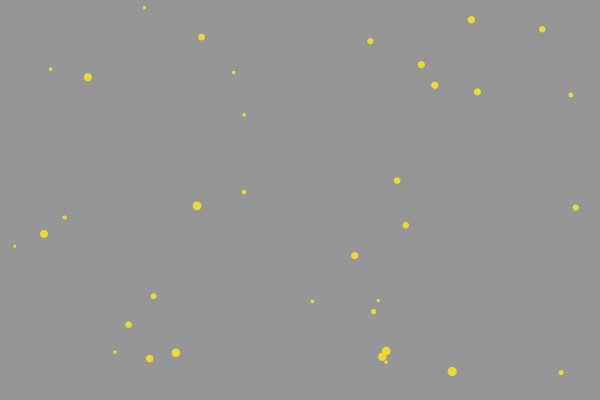
Frame 1 (no input)
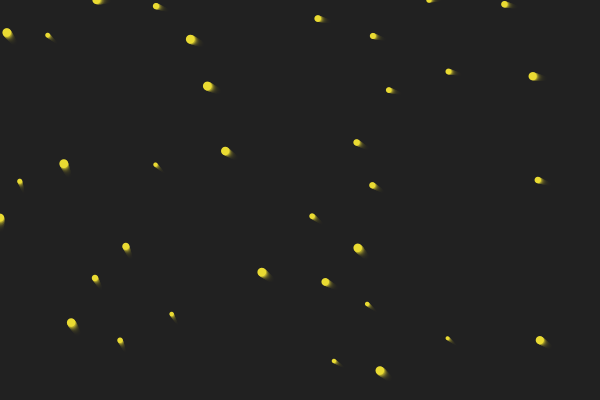
Frame 60 (the mouse pressed at the canvas centre just before this capture)
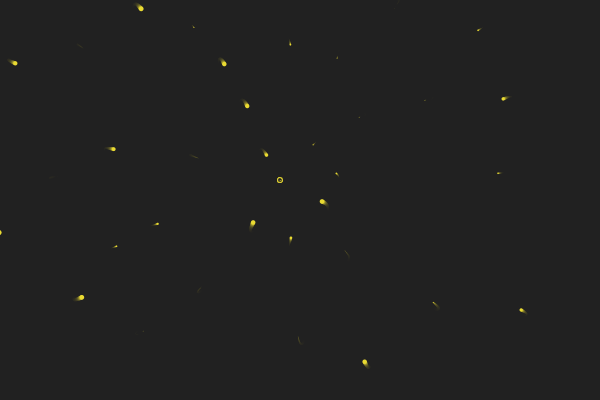
Frame 120 (the mouse held since frame 60 and released just before this capture)

The Processing sketch that drew these frames (run headless with seeded random() and noise(); from frame 60 on, the mouse is pressed at the canvas centre):

// Processing sketch: HomeWork2_Fireflies_020712B_AttractRepel
// ── HomeWork2_Fireflies_020712B_AttractRepel.pde
Firefly [] firefly= new Firefly[35];
Mate m;

void setup() {
  size(600, 400);
  //  background(32, 32, 32);
  smooth();
  frameRate(25);
  //issue Firefly objects with random size radius
  for (int i=0; i< firefly.length; i++) {
    firefly[i] =new Firefly(int(random(0, 1)));
  }
  //issue new mate object
    m = new Mate();
  
}

void draw() { 
  noStroke();
  //Background
  fill(32, 32, 32, 80);
  rect(0, 0, width, height);
  
  //Draw the Mate Object
  m.display();
  //Draw Fireflies and Actvity
  for (int i=0; i< firefly.length; i++) {
   //Fireflies are repeled by one another
    for (int j = 0; j < firefly.length; j++) {
      if (i != j) {
        PVector repelforce = firefly[j].repel(firefly[i]);
        firefly[i].applyForce(repelforce);
      }}
    //Fireflies are attracted to the Mate  
    PVector attractforce = m.attract(firefly[i]);
    firefly[i].applyForce(attractforce);
    firefly[i].movement();//Movement of the fireflies
    firefly[i].render();//displaying the fireflies
    firefly[i].inwindow();//Keep fireflies in the window
  }
}


// ── Mate.pde
class Mate{
//  float Mass 
  float ellipseRad;
  PVector location;
  float g;
  int growShrink;
  
  
  Mate(){
//    location = new PVector(width/2,height/2);
    
//    g=20;
    ellipseRad=random(3, 15);
    g=5000;
  }
//Function to Accept Firefly Object and determine PVector Force which is
//returned as the attraction force in this case
  PVector attract(Firefly firefly){
    PVector force = PVector.sub(location,firefly.location); //Create a new force vector based off the distance from the Mate to the Firefly    
    float distance = force.mag();// Get the actual length of that vector                                 
    distance = constrain(distance,5.0,25.0);                                
    force.normalize();                                            
    float strength = (g * ellipseRad * ellipseRad) / (distance * distance);
    force.mult(strength);                                         
    return force;
  }


  void display() {
    location = new PVector(mouseX-20,mouseY-20);
//    fill(209, 40, 43); 
    noFill();
    stroke(234, 219, 50);
    strokeWeight(ellipseRad/5+.25);    
    if (ellipseRad > 9) {
      growShrink = 0;
    } 
    else if (ellipseRad < 0) {
      growShrink = 1;
    }
    if (growShrink == 1) {
      ellipseRad += random(.2, .25);
    } 
    else if ( growShrink== 0) {
      ellipseRad -=random(.2, .25);
    }
    ellipse(location.x,location.y,ellipseRad*2,ellipseRad*2);
  } 
  
}

// ── firefly.pde
class Firefly {
  float ellipseRad, topSpeed, growShrink;
  PVector location, velocity, acceleration, noff;
  int dir;
  float g;  

  Firefly(int tempGrowShrink) {
    ellipseRad=random(3, 10);
    growShrink=tempGrowShrink;
    topSpeed=1;
    location=new PVector(random(width), random(height));
    velocity=new PVector(0, 0);
    acceleration=new PVector(random(-5,5),random(-5,5));
    g=-ellipseRad*500;
    
  }
  //How to display the firefly
  void render() {
    noStroke();
    fill(234, 219, 50); //Firefly Color
    ellipse(location.x, location.y, ellipseRad, ellipseRad);
    //FADE IN FADE OUT
    if (ellipseRad > 9) {
      growShrink = 0;
    } 
    else if (ellipseRad < 0) {
      growShrink = 1;
    }
    if (growShrink == 1) {
      ellipseRad += random(.2, .25);
    } 
    else if ( growShrink== 0) {
      ellipseRad -=random(.2, .25);
    }
    //    println(ellipseRad);
    //    println("growShrink value"+growShrink);
  }
  //Applying Force Function - how to handle forces; forces only affect acceleration
   void applyForce(PVector f) {
    acceleration.add(f);
  }
  
  PVector repel(Firefly firefly){
    PVector force = PVector.sub(location,firefly.location);            
    float distance = force.mag();                                
//    distance = constrain(distance,5.0,25.0);                            
    force.normalize();                                            
    float strength = (g * ellipseRad * ellipseRad) / (distance * distance); 
    force.mult(strength);                                        
    return force;
  }
  //Movement Function - how to create the movement  
  void movement() {
    location.add(velocity);
    velocity.add(acceleration);
    acceleration.mult(0);// Preventing accumulation of accleration WRT forces
    velocity.limit(topSpeed);//So Fireflies don't move faster than the framerate.Keeping them with normal movement

  }
  //Function to Keep Fireflies in the Window
  void inwindow() {

    //    location.x = constrain(location.x, 0+ellipseRad, width-ellipseRad);
    //    location.y = constrain(location.y, 0+ellipseRad, height-ellipseRad);
    if (location.x > width) {
      velocity.x*=-1;
      location.x = width;
    } 
    else if (location.x < 0) {
      velocity.x*=-1;
      location.x = 0;
    }

    if (location.y > height) {
      velocity.y*=-.55;
      location.y = height;
    } 
    else if (location.y < 0) {
      velocity.y*=-.55;
      location.y = 0;
    }
  }
}
